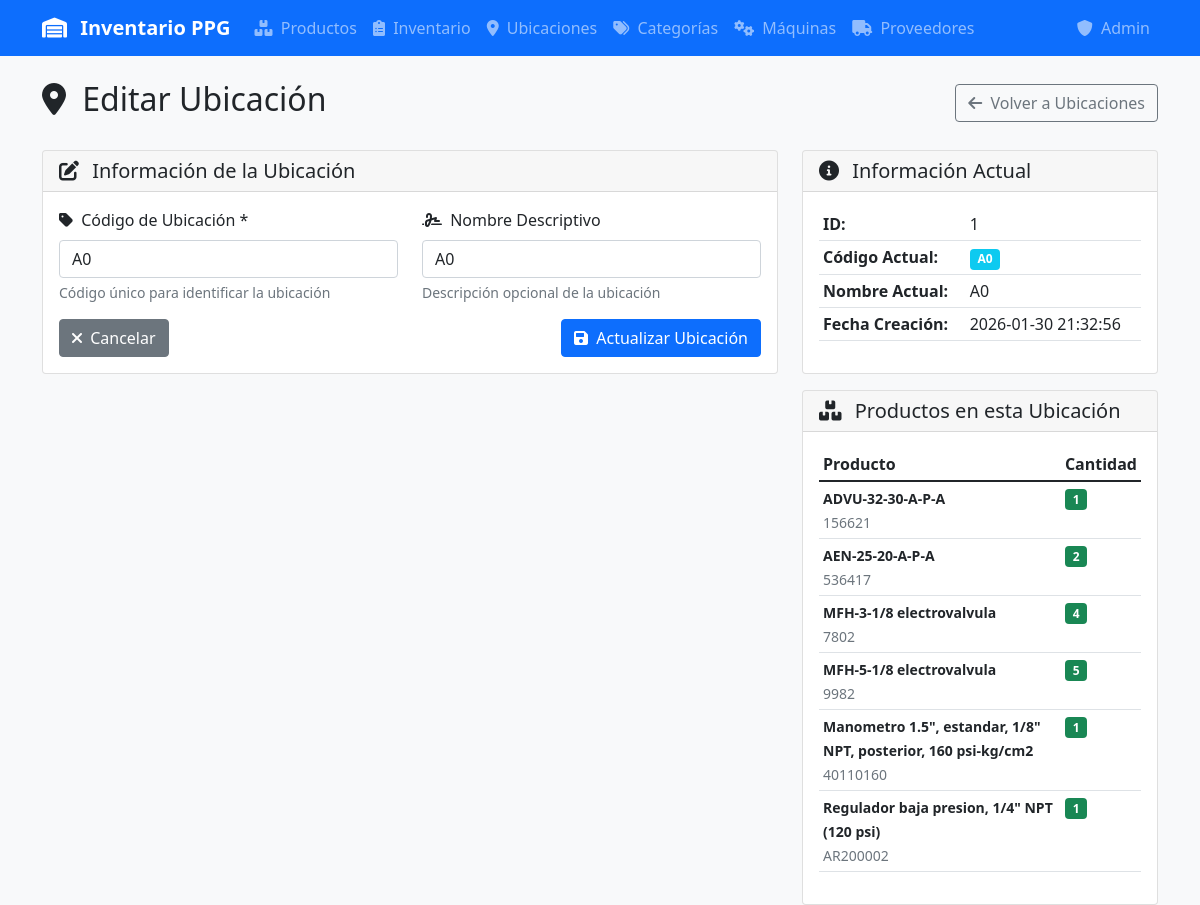
Screenshot of /ubicacion/editar/1 with the database file from the repository.
### tables this page shows
CREATE TABLE ubicaciones (
            id INTEGER PRIMARY KEY AUTOINCREMENT,
            codigo TEXT UNIQUE NOT NULL,
            nombre TEXT NOT NULL,
            descripcion TEXT,
            empresa TEXT DEFAULT 'PPG',
            area TEXT DEFAULT 'Oficinas',
            nivel TEXT DEFAULT 'Planta Alta',
            seccion TEXT DEFAULT 'Anaquel Refacciones Maq Cepillo'
        , fecha_creacion TIMESTAMP, fecha_actualizacion TIMESTAMP);

CREATE TABLE inventario (
            id INTEGER PRIMARY KEY AUTOINCREMENT,
            producto_id INTEGER NOT NULL,
            ubicacion_id INTEGER NOT NULL,
            cantidad INTEGER NOT NULL DEFAULT 0,
            fecha_actualizacion DATETIME DEFAULT CURRENT_TIMESTAMP,
            FOREIGN KEY (producto_id) REFERENCES productos (id),
            FOREIGN KEY (ubicacion_id) REFERENCES ubicaciones (id),
            UNIQUE(producto_id, ubicacion_id)
        );

CREATE TABLE productos (
            id INTEGER PRIMARY KEY,
            descripcion TEXT NOT NULL,
            codigo TEXT UNIQUE,
            categoria_id INTEGER,
            subcategoria_id INTEGER,
            marca_id INTEGER,
            notas TEXT,
            cantidad_requerida INTEGER DEFAULT 1,
            maquina_id INTEGER,
            fecha_creacion DATETIME DEFAULT CURRENT_TIMESTAMP,
            fecha_actualizacion DATETIME DEFAULT CURRENT_TIMESTAMP, proveedor_id INTEGER 
                REFERENCES proveedores(id),
            FOREIGN KEY (categoria_id) REFERENCES categorias (id),
            FOREIGN KEY (subcategoria_id) REFERENCES subcategorias (id),
            FOREIGN KEY (marca_id) REFERENCES marcas (id),
            FOREIGN KEY (maquina_id) REFERENCES maquinas (id)
        );

### app.py (the view)
@app.route('/ubicacion/editar/<int:id>')
def editar_ubicacion(id):
    conn = get_db_connection()
    ubicacion = conn.execute('SELECT * FROM ubicaciones WHERE id = ?', (id,)).fetchone()
    if not ubicacion:
        flash('Ubicación no encontrada', 'error')
        return redirect(url_for('ubicaciones'))
    productos = conn.execute('''
        SELECT p.id, p.descripcion, p.codigo, i.cantidad
        FROM inventario i
        JOIN productos p ON i.producto_id = p.id
        WHERE i.ubicacion_id = ?
        ORDER BY p.descripcion
    ''', (id,)).fetchall()
    conn.close()
    return render_template('ubicacion_form.html', ubicacion=ubicacion, productos=productos)

### app.py (called while the page is built)
def get_db_connection():
    conn = sqlite3.connect(DATABASE, timeout=20.0)
    conn.row_factory = sqlite3.Row
    conn.execute('PRAGMA journal_mode=WAL')  # Better concurrent access
    conn.execute('PRAGMA busy_timeout=20000')  # 20 second timeout
    conn.execute('PRAGMA synchronous=NORMAL')  # Faster writes
    conn.execute('PRAGMA cache_size=10000')  # Larger cache
    conn.execute('PRAGMA temp_store=MEMORY')  # Use memory for temp tables
    return conn

### templates/ubicacion_form.html (shortened to what this page needs)
{% extends "base.html" %}
{% block content %}
<div class="d-flex justify-content-between align-items-center mb-4">
    <h2>
        <i class="fas fa-map-marker-alt me-2"></i>
        {% if ubicacion %}Editar Ubicación{% else %}Nueva Ubicación{% endif %}
    </h2>
    <a href="{{ url_for('ubicaciones') }}" class="btn btn-outline-secondary">
        <i class="fas fa-arrow-left me-1"></i>
        Volver a Ubicaciones
    </a>
</div>
<div class="row">
    <div class="col-md-8">
        <div class="card">
            <div class="card-header">
                <h5 class="mb-0">
                    <i class="fas fa-edit me-2"></i>
                    Información de la Ubicación
                </h5>
            </div>
            <div class="card-body">
                <form method="POST" action="{{ url_for('guardar_ubicacion') }}">
                    <div class="row">
                        <div class="col-md-6">
                            <div class="mb-3">
                                <label for="codigo" class="form-label">
                                    <i class="fas fa-tag me-1"></i>
                                    Código de Ubicación *
                                </label>
                                <input type="text" class="form-control" id="codigo" name="codigo"
                                       value="{{ ubicacion.codigo if ubicacion else '' }}"
                                       placeholder="Ej: A1, B2, C3..." required>
                                <div class="form-text">Código único para identificar la ubicación</div>
                            </div>
                        </div>
                        <div class="col-md-6">
                            <div class="mb-3">
                                <label for="nombre" class="form-label">
                                    <i class="fas fa-signature me-1"></i>
                                    Nombre Descriptivo
                                </label>
                                <input type="text" class="form-control" id="nombre" name="nombre"
                                       value="{{ ubicacion.nombre if ubicacion else '' }}"
                                       placeholder="Ej: Estante A - Nivel 1">
                                <div class="form-text">Descripción opcional de la ubicación</div>
                            </div>
                        </div>
                    </div>
                    <div class="d-flex justify-content-between">
                        <a href="{{ url_for('ubicaciones') }}" class="btn btn-secondary">
                            <i class="fas fa-times me-1"></i>
                            Cancelar
                        </a>
                        <button type="submit" class="btn btn-primary">
                            <i class="fas fa-save me-1"></i>
                            {% if ubicacion %}Actualizar Ubicación{% else %}Crear Ubicación{% endif %}
                        </button>
                    </div>
                </form>
            </div>
        </div>
    </div>
    <div class="col-md-4">
        {% if ubicacion %}
        <div class="card">
            <div class="card-header">
                <h5 class="mb-0">
                    <i class="fas fa-info-circle me-2"></i>
                    Información Actual
                </h5>
            </div>
            <div class="card-body">
                <table class="table table-sm">
                    <tr>
                        <td><strong>ID:</strong></td>
                        <td>{{ ubicacion.id }}</td>
                    </tr>
                    <tr>
                        <td><strong>Código Actual:</strong></td>
                        <td><span class="badge bg-info">{{ ubicacion.codigo }}</span></td>
                    </tr>
                    <tr>
                        <td><strong>Nombre Actual:</strong></td>
                        <td>{{ ubicacion.nombre or 'Sin nombre' }}</td>
                    </tr>
                    <tr>
                        <td><strong>Fecha Creación:</strong></td>
                        <td>{{ ubicacion.fecha_creacion or 'N/A' }}</td>
                    </tr>
                </table>
            </div>
        </div>
        {% if productos %}
        <div class="card mt-3">
            <div class="card-header">
                <h5 class="mb-0">
                    <i class="fas fa-boxes me-2"></i>
                    Productos en esta Ubicación
                </h5>
            </div>
            <div class="card-body">
                {% if productos %}
                <div class="table-responsive">
                    <table class="table table-sm">
                        <thead>
                            <tr>
                                <th>Producto</th>
                                <th>Cantidad</th>
                            </tr>
                        </thead>
                        <tbody>
                            {% for producto in productos %}
                            <tr>
                                <td>
                                    <small><strong>{{ producto.descripcion }}</strong></small>
                                    {% if producto.codigo %}
                                    <br><small class="text-muted">{{ producto.codigo }}</small>
                                    {% endif %}
                                </td>
                                <td>
                                    <span class="badge bg-success">{{ producto.cantidad }}</span>
                                </td>
                            </tr>
                            {% endfor %}
                        </tbody>
                    </table>
                </div>
                {% else %}
                <div class="text-center text-muted">
                    <i class="fas fa-box-open fa-2x mb-2"></i>
                    <p>Sin productos almacenados</p>
                </div>
                {% endif %}
            </div>
        </div>
        {% endif %}
        {% endif %}
    </div>
</div>
{% endblock %}

### templates/base.html (style rules this page uses)
.table-responsive { border-radius: 0.5rem; overflow: hidden; }

### rows the page displays
ubicaciones: codigo "A0", nombre "A0", id "1", fecha_creacion "2026-01-30 21:32:56"
inventario: descripcion "ADVU-32-30-A-P-A", codigo "156621", cantidad "1"
inventario: descripcion "AEN-25-20-A-P-A", codigo "536417", cantidad "2"
inventario: descripcion "MFH-3-1/8 electrovalvula", codigo "7802", cantidad "4"
inventario: descripcion "MFH-5-1/8 electrovalvula", codigo "9982", cantidad "5"
inventario: descripcion "Manometro 1.5\", estandar, 1/8\" NPT, posterior, 160 psi-kg/cm2", codigo "40110160", cantidad "1"
inventario: descripcion "Regulador baja presion, 1/4\" NPT (120 psi)", codigo "AR200002", cantidad "1"
